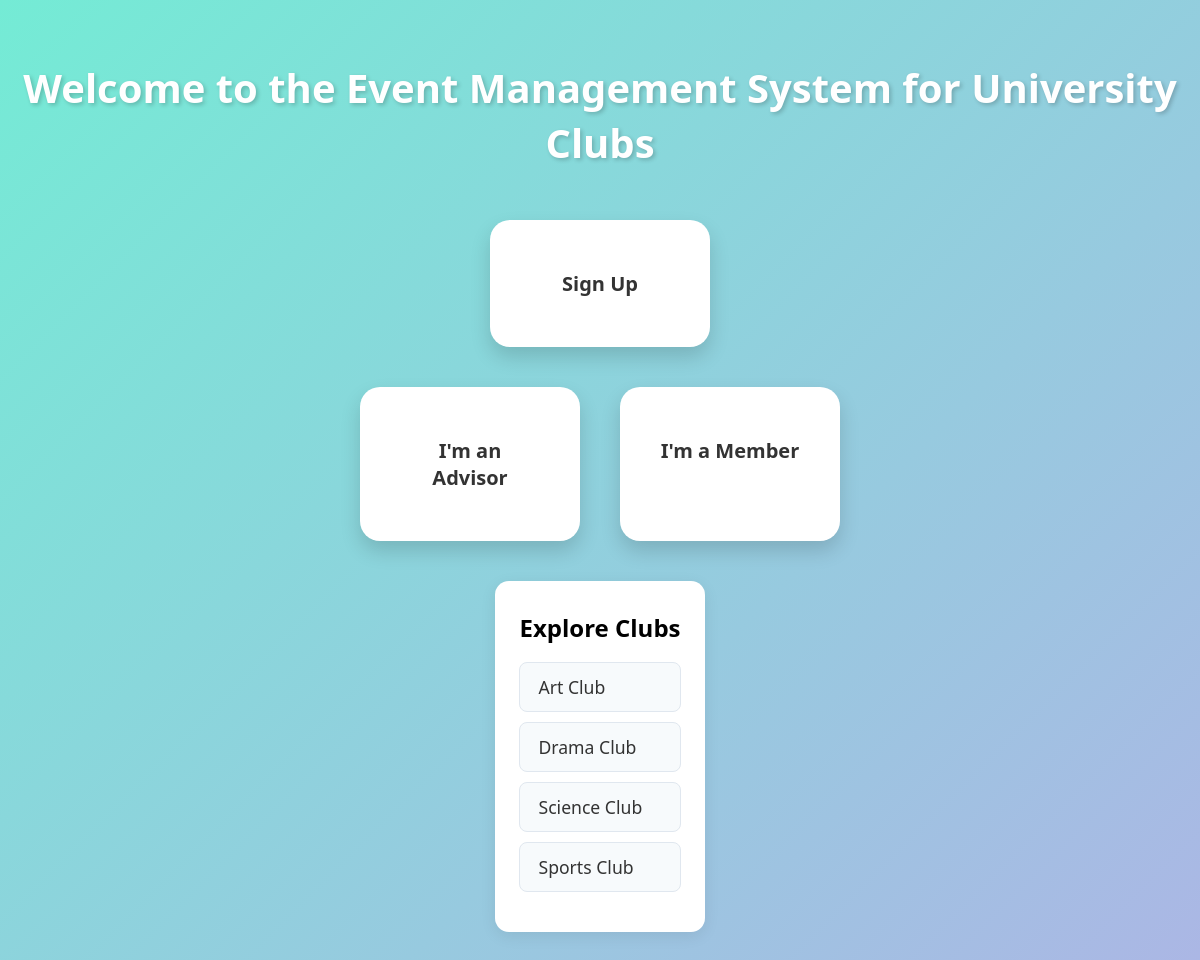
Before: / with the older database file.
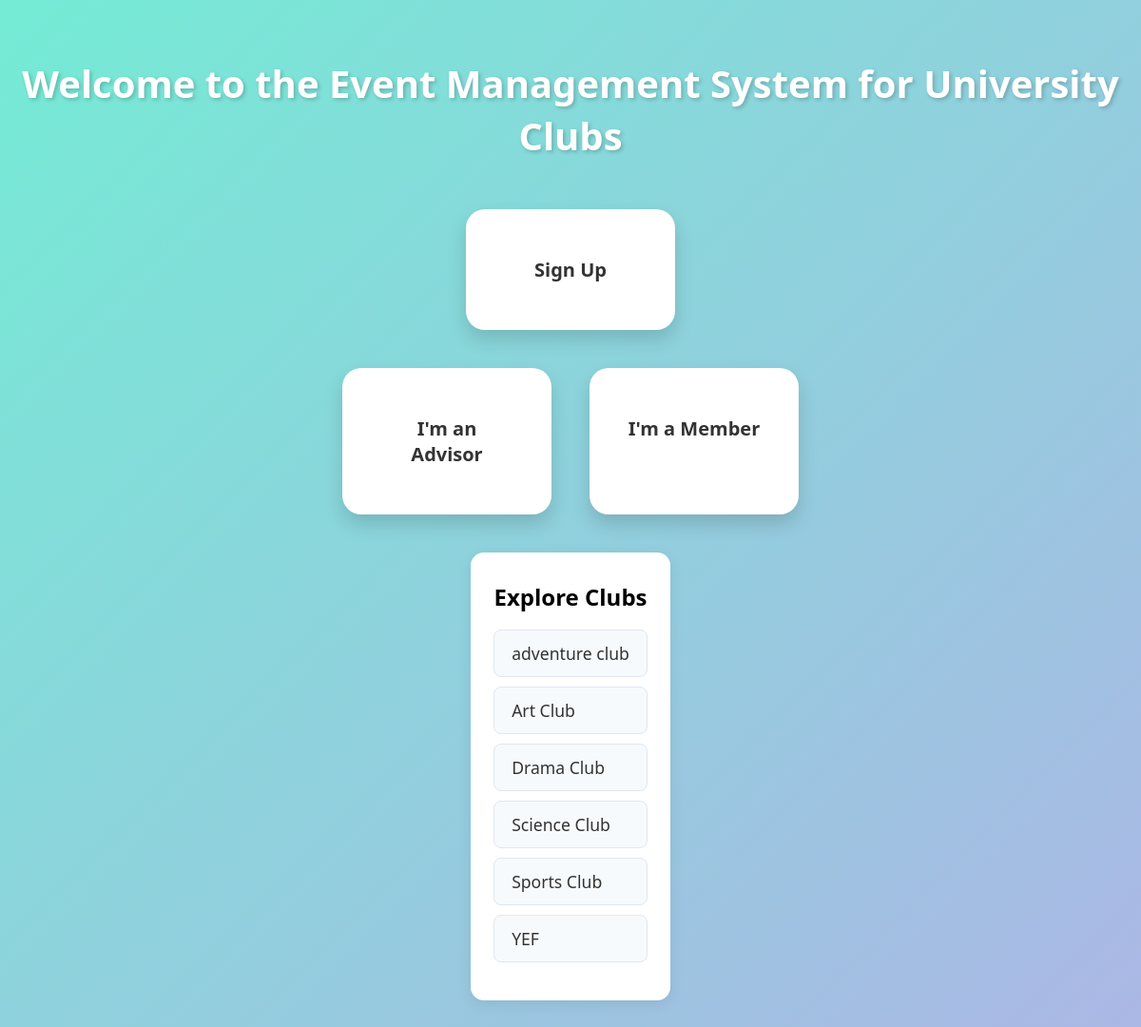
After: the same page with the newer database file.
### tables this page shows
CREATE TABLE `clubs` (
  `club_id` int(11) NOT NULL,
  `club_name` varchar(100) NOT NULL,
  `registration_date` date NOT NULL,
  `status` varchar(20) NOT NULL
);

### index.php (the view, shortened to what this page needs)
<?php
include 'connection.php';
$clubs_res = mysqli_query($conn, "SELECT club_id, club_name FROM clubs ORDER BY club_name ASC");
$clubs = [];
if ($clubs_res && mysqli_num_rows($clubs_res) > 0) {
    while ($row = mysqli_fetch_assoc($clubs_res)) {
        $clubs[] = $row;
    }
}
?>
<!DOCTYPE html>
<html lang="en">
<head>
</head>
<body>
  <h1>Welcome to the Event Management System for University Clubs</h1>
  <div class="role-card signup" onclick="window.location.href='member_signup.php'">
    Sign Up
  </div>
  <div class="role-select">
    <div class="role-card advisor" onclick="window.location.href='login_advisor.php'">
      I'm an Advisor
    </div>
    <div class="role-card member" onclick="window.location.href='member_login.php'">
      I'm a Member
    </div>
  </div>
  <div class="clubs-list">
    <h2>Explore Clubs</h2>
    <?php if (!empty($clubs)): ?>
      <?php foreach ($clubs as $club): ?>
        <a class="club-link" href="club_info.php?club_id=<?php echo (int)$club['club_id']; ?>">
          <?php echo htmlspecialchars($club['club_name']); ?>
        </a>
      <?php endforeach; ?>
    <?php else: ?>
      <p style="text-align:center;">No clubs found.</p>
    <?php endif; ?>
  </div>
</body>
</html>

Changed rows visible on the page:
added clubs: club_name "adventure club"
added clubs: club_name "YEF"
